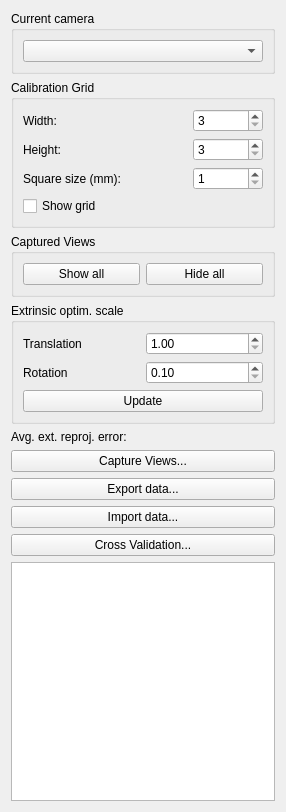
<?xml version="1.0" encoding="UTF-8"?>
<ui version="4.0">
 <class>CameraCalibrationSidePanelWidget</class>
 <widget class="QWidget" name="CameraCalibrationSidePanelWidget">
  <property name="geometry">
   <rect>
    <x>0</x>
    <y>0</y>
    <width>286</width>
    <height>812</height>
   </rect>
  </property>
  <property name="windowTitle">
   <string>Form</string>
  </property>
  <layout class="QVBoxLayout" name="verticalLayout_5">
   <item>
    <widget class="QGroupBox" name="groupBox">
     <property name="title">
      <string>Current camera</string>
     </property>
     <layout class="QVBoxLayout" name="verticalLayout">
      <item>
       <widget class="QComboBox" name="currentCameraComboBox"/>
      </item>
     </layout>
    </widget>
   </item>
   <item>
    <widget class="QGroupBox" name="calibrationGridGroupBox">
     <property name="title">
      <string>Calibration Grid</string>
     </property>
     <layout class="QVBoxLayout" name="verticalLayout_3">
      <item>
       <layout class="QHBoxLayout" name="horizontalLayout">
        <item>
         <widget class="QLabel" name="label">
          <property name="text">
           <string>Width:</string>
          </property>
         </widget>
        </item>
        <item>
         <widget class="QSpinBox" name="gridWidthSpinBox">
          <property name="minimumSize">
           <size>
            <width>70</width>
            <height>0</height>
           </size>
          </property>
          <property name="maximumSize">
           <size>
            <width>70</width>
            <height>16777215</height>
           </size>
          </property>
          <property name="minimum">
           <number>3</number>
          </property>
         </widget>
        </item>
       </layout>
      </item>
      <item>
       <layout class="QHBoxLayout" name="horizontalLayout_2">
        <item>
         <widget class="QLabel" name="label_2">
          <property name="text">
           <string>Height:</string>
          </property>
         </widget>
        </item>
        <item>
         <widget class="QSpinBox" name="gridHeightSpinBox">
          <property name="minimumSize">
           <size>
            <width>70</width>
            <height>0</height>
           </size>
          </property>
          <property name="maximumSize">
           <size>
            <width>70</width>
            <height>16777215</height>
           </size>
          </property>
          <property name="minimum">
           <number>3</number>
          </property>
         </widget>
        </item>
       </layout>
      </item>
      <item>
       <layout class="QHBoxLayout" name="horizontalLayout_3">
        <item>
         <widget class="QLabel" name="label_3">
          <property name="text">
           <string>Square size (mm):</string>
          </property>
         </widget>
        </item>
        <item>
         <widget class="QSpinBox" name="gridSquareSizeSpinBox">
          <property name="minimumSize">
           <size>
            <width>70</width>
            <height>0</height>
           </size>
          </property>
          <property name="maximumSize">
           <size>
            <width>70</width>
            <height>16777215</height>
           </size>
          </property>
          <property name="minimum">
           <number>1</number>
          </property>
         </widget>
        </item>
       </layout>
      </item>
      <item>
       <widget class="QCheckBox" name="showGridCheckBox">
        <property name="text">
         <string>Show grid</string>
        </property>
       </widget>
      </item>
     </layout>
    </widget>
   </item>
   <item>
    <widget class="QGroupBox" name="capturedViewsGroupBox">
     <property name="title">
      <string>Captured Views</string>
     </property>
     <layout class="QVBoxLayout" name="verticalLayout_2">
      <item>
       <layout class="QHBoxLayout" name="horizontalLayout_4">
        <item>
         <widget class="QPushButton" name="showAllCapturedViewsButton">
          <property name="text">
           <string>Show all</string>
          </property>
         </widget>
        </item>
        <item>
         <widget class="QPushButton" name="hideAllCapturedViewsButton">
          <property name="text">
           <string>Hide all</string>
          </property>
         </widget>
        </item>
       </layout>
      </item>
     </layout>
    </widget>
   </item>
   <item>
    <widget class="QGroupBox" name="extrinsicScaleGroupBox">
     <property name="title">
      <string>Extrinsic optim. scale</string>
     </property>
     <layout class="QVBoxLayout" name="verticalLayout_4">
      <item>
       <layout class="QHBoxLayout" name="horizontalLayout_5">
        <item>
         <widget class="QLabel" name="label_4">
          <property name="minimumSize">
           <size>
            <width>80</width>
            <height>0</height>
           </size>
          </property>
          <property name="text">
           <string>Translation</string>
          </property>
         </widget>
        </item>
        <item>
         <widget class="QDoubleSpinBox" name="translationScaleSpinBox">
          <property name="minimum">
           <double>1.000000000000000</double>
          </property>
          <property name="maximum">
           <double>1000.000000000000000</double>
          </property>
          <property name="singleStep">
           <double>1.000000000000000</double>
          </property>
         </widget>
        </item>
       </layout>
      </item>
      <item>
       <layout class="QHBoxLayout" name="horizontalLayout_6">
        <item>
         <widget class="QLabel" name="label_5">
          <property name="minimumSize">
           <size>
            <width>80</width>
            <height>0</height>
           </size>
          </property>
          <property name="text">
           <string>Rotation</string>
          </property>
         </widget>
        </item>
        <item>
         <widget class="QDoubleSpinBox" name="rotationScaleSpinBox">
          <property name="minimum">
           <double>0.100000000000000</double>
          </property>
          <property name="singleStep">
           <double>1.000000000000000</double>
          </property>
         </widget>
        </item>
       </layout>
      </item>
      <item>
       <widget class="QPushButton" name="updateCalibrationButton">
        <property name="text">
         <string>Update</string>
        </property>
       </widget>
      </item>
     </layout>
    </widget>
   </item>
   <item>
    <widget class="QLabel" name="extrinsicReprojErrorLabel">
     <property name="text">
      <string>Avg. ext. reproj. error: </string>
     </property>
    </widget>
   </item>
   <item>
    <widget class="QPushButton" name="calibrateButton">
     <property name="text">
      <string>Capture Views...</string>
     </property>
     <property name="checkable">
      <bool>true</bool>
     </property>
    </widget>
   </item>
   <item>
    <widget class="QPushButton" name="exportCalibrationDataButton">
     <property name="text">
      <string>Export data...</string>
     </property>
    </widget>
   </item>
   <item>
    <widget class="QPushButton" name="importDataButton">
     <property name="text">
      <string>Import data...</string>
     </property>
    </widget>
   </item>
   <item>
    <widget class="QPushButton" name="validationButton">
     <property name="text">
      <string>Cross Validation...</string>
     </property>
    </widget>
   </item>
   <item>
    <widget class="QListWidget" name="viewListWidget"/>
   </item>
  </layout>
 </widget>
 <resources/>
 <connections/>
</ui>
